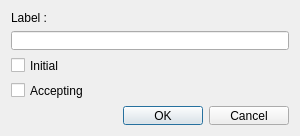
<?xml version="1.0" encoding="UTF-8"?>
<ui version="4.0">
 <class>Create_state_dialog</class>
 <widget class="QDialog" name="Create_state_dialog">
  <property name="geometry">
   <rect>
    <x>0</x>
    <y>0</y>
    <width>300</width>
    <height>136</height>
   </rect>
  </property>
  <property name="minimumSize">
   <size>
    <width>300</width>
    <height>136</height>
   </size>
  </property>
  <property name="windowTitle">
   <string>Create state</string>
  </property>
  <layout class="QVBoxLayout" name="verticalLayout">
   <item>
    <widget class="QLabel" name="label">
     <property name="text">
      <string>Label :</string>
     </property>
    </widget>
   </item>
   <item>
    <widget class="QLineEdit" name="edit_name"/>
   </item>
   <item>
    <widget class="QCheckBox" name="checkBox_initial">
     <property name="text">
      <string>Initial</string>
     </property>
    </widget>
   </item>
   <item>
    <widget class="QCheckBox" name="checkBox_accepting">
     <property name="text">
      <string>Accepting</string>
     </property>
    </widget>
   </item>
   <item>
    <layout class="QHBoxLayout" name="horizontalLayout">
     <item>
      <widget class="QLabel" name="label_alert">
       <property name="sizePolicy">
        <sizepolicy hsizetype="Expanding" vsizetype="Preferred">
         <horstretch>0</horstretch>
         <verstretch>0</verstretch>
        </sizepolicy>
       </property>
       <property name="palette">
        <palette>
         <active>
          <colorrole role="WindowText">
           <brush brushstyle="SolidPattern">
            <color alpha="255">
             <red>255</red>
             <green>0</green>
             <blue>0</blue>
            </color>
           </brush>
          </colorrole>
         </active>
         <inactive>
          <colorrole role="WindowText">
           <brush brushstyle="SolidPattern">
            <color alpha="255">
             <red>255</red>
             <green>0</green>
             <blue>0</blue>
            </color>
           </brush>
          </colorrole>
         </inactive>
         <disabled>
          <colorrole role="WindowText">
           <brush brushstyle="SolidPattern">
            <color alpha="96">
             <red>164</red>
             <green>166</green>
             <blue>168</blue>
            </color>
           </brush>
          </colorrole>
         </disabled>
        </palette>
       </property>
       <property name="text">
        <string/>
       </property>
      </widget>
     </item>
     <item>
      <widget class="QDialogButtonBox" name="buttonBox">
       <property name="sizePolicy">
        <sizepolicy hsizetype="Fixed" vsizetype="Fixed">
         <horstretch>0</horstretch>
         <verstretch>0</verstretch>
        </sizepolicy>
       </property>
       <property name="orientation">
        <enum>Qt::Horizontal</enum>
       </property>
       <property name="standardButtons">
        <set>QDialogButtonBox::Cancel|QDialogButtonBox::Ok</set>
       </property>
      </widget>
     </item>
    </layout>
   </item>
  </layout>
 </widget>
 <resources/>
 <connections>
  <connection>
   <sender>buttonBox</sender>
   <signal>rejected()</signal>
   <receiver>Create_state_dialog</receiver>
   <slot>reject()</slot>
   <hints>
    <hint type="sourcelabel">
     <x>302</x>
     <y>174</y>
    </hint>
    <hint type="destinationlabel">
     <x>286</x>
     <y>135</y>
    </hint>
   </hints>
  </connection>
 </connections>
</ui>
